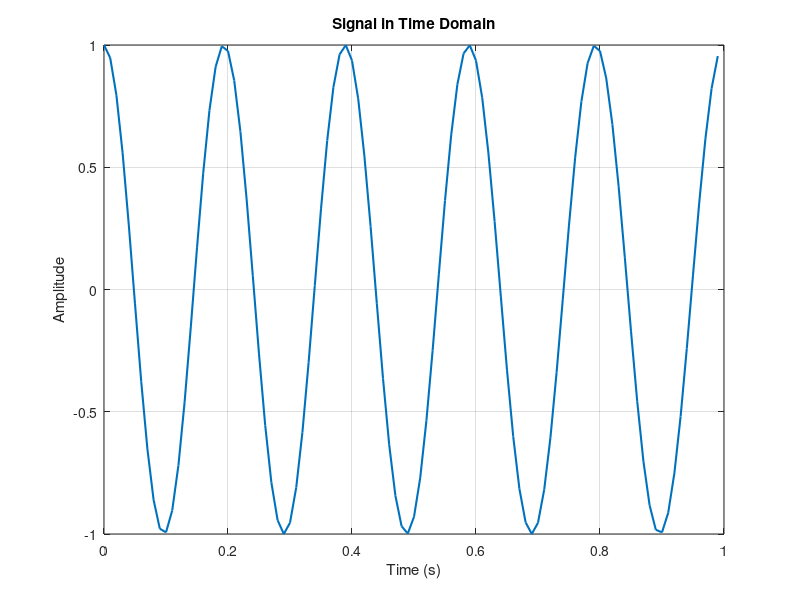
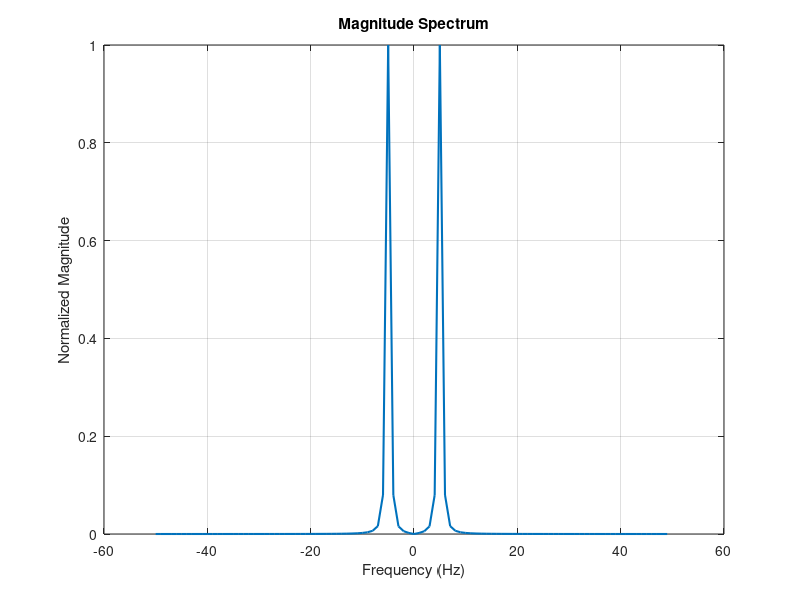
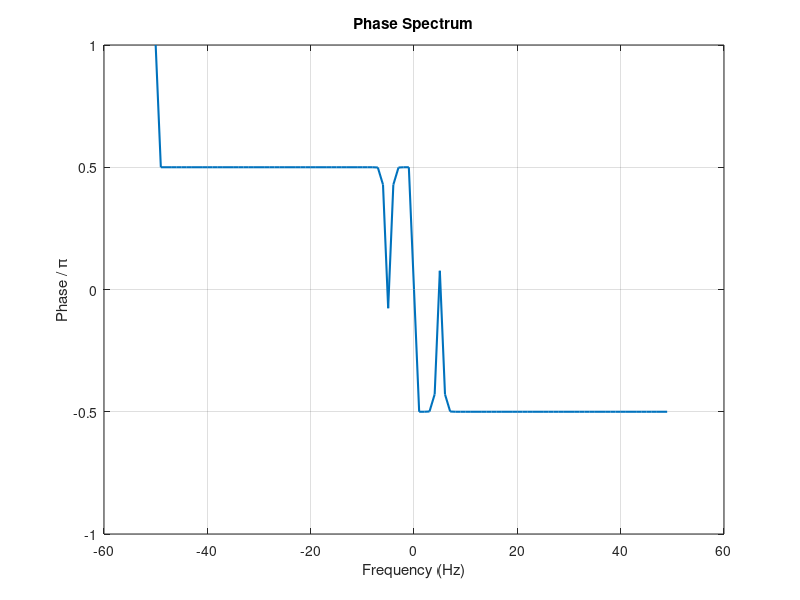

Here is the MATLAB script that generated these plots, in order:
fs = 100; 
Ts = 1/fs; 
t_start = 0;
t_end = 1;
t = t_start:Ts:t_end-Ts;

alpha = 0.5;
beta = 0.3;
R = 250;
V = 180 * 1000 / 3600; 
fc = 5;

x2 = cos(2 * pi * (fc * t + beta * (V/R) * sin(2 * pi * alpha * t)));

figure;
plot(t, x2, 'LineWidth', 1.5);
xlabel('Time (s)');
ylabel('Amplitude');
title('Signal in Time Domain');
grid on;

N = length(x2); 
y = fftshift(fft(x2)); 
f = (-fs/2):(fs/N):(fs/2 - fs/N); 

magnitude = abs(y) / max(abs(y));

figure;
plot(f, magnitude, 'LineWidth', 1.5);
xlabel('Frequency (Hz)');
ylabel('Normalized Magnitude');
title('Magnitude Spectrum');
grid on;

theta = angle(y); 

figure;
plot(f, theta/pi, 'LineWidth', 1.5);
xlabel('Frequency (Hz)');
ylabel('Phase / π');
title('Phase Spectrum');
grid on;
